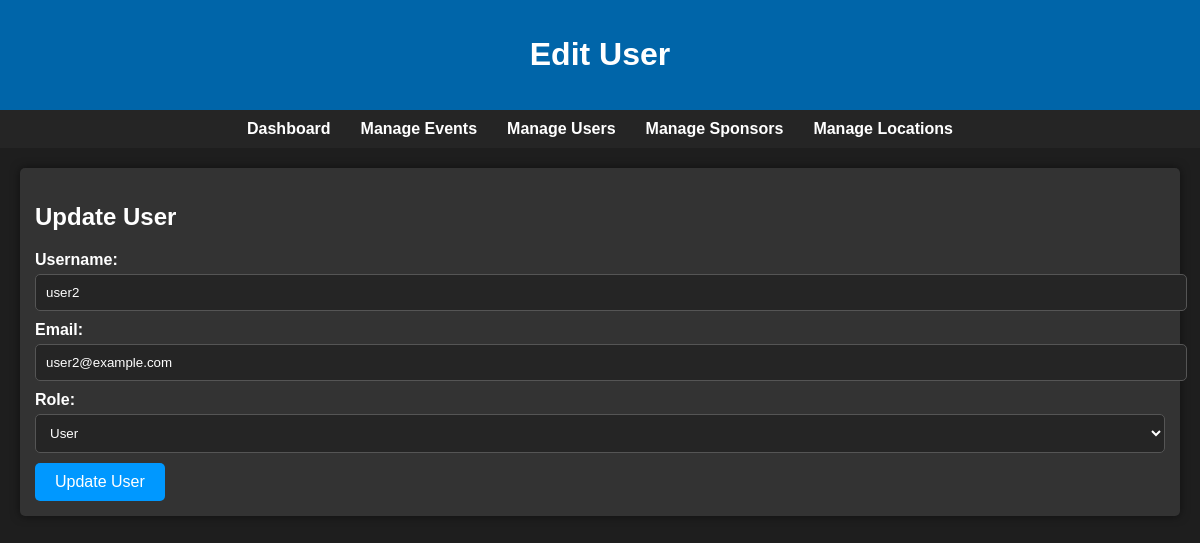
Screenshot of /admin/edit_user.php?id=8 (signed in) with the database file from the repository.
### tables this page shows
CREATE TABLE `users` (
  `user_id` int(11) NOT NULL,
  `username` varchar(50) NOT NULL,
  `password` varchar(255) DEFAULT NULL,
  `email` varchar(100) NOT NULL,
  `user_type` varchar(10) DEFAULT NULL,
  `created_at` timestamp NOT NULL DEFAULT CURRENT_TIMESTAMP
);

### admin/edit_user.php (the view, shortened to what this page needs)
<?php
include '../config/db_connect.php';
$user = [
    'user_id' => '',
    'username' => '',
    'email' => '',
    'user_type' => ''
];
if (isset($_GET['id'])) {
    $user_id = $_GET['id'];
    $stmt = $conn->prepare("SELECT * FROM Users WHERE user_id = ?");
    $stmt->bind_param("i", $user_id);
    $stmt->execute();
    $result = $stmt->get_result();
    if ($result->num_rows > 0) {
        $user = $result->fetch_assoc();
    } else {
        echo "No user found with the provided ID.";
        exit;
    }
} else {
    echo "User ID not provided.";
    exit;
}
?>
<!DOCTYPE html>
<html lang="en">
<head>
    <link rel="stylesheet" href="../assets/css/style.css">
</head>
<body>
    <header>
        <h1>Edit User</h1>
    </header>
    <nav>
        <a href="/admin/admin.php">Dashboard</a>
        <a href="/admin/admin_events.php">Manage Events</a>
        <a href="/admin/admin_users.php">Manage Users</a>
        <a href="/admin/admin_sponsors.php">Manage Sponsors</a>
        <a href="/admin/admin_locations.php">Manage Locations</a>
    </nav>
    <div class="container">
        <div class="section">
            <h2>Update User</h2>
            <form action="edit_user.php?id=<?php echo $user['user_id']; ?>" method="POST">
                <label for="username">Username:</label>
                <input type="text" id="username" name="username" value="<?php echo htmlspecialchars($user['username']); ?>" required>
                <label for="email">Email:</label>
                <input type="email" id="email" name="email" value="<?php echo htmlspecialchars($user['email']); ?>" required>
                <label for="user_type">Role:</label>
                <select id="user_type" name="user_type" required>
                    <option value="User" <?php if ($user['user_type'] == 'User') echo 'selected'; ?>>User</option>
                </select>
                <button type="submit">Update User</button>
            </form>
        </div>
    </div>
</body>
</html>

### assets/css/style.css (style rules this page uses)
body { font-family: Arial, sans-serif; margin: 0; padding: 0; background-color: #1e1e1e; color: #ffffff; }
header { background-color: #0065a9; color: #ffffff; padding: 15px; text-align: center; }
nav { display: flex; justify-content: center; background-color: #252525; padding: 10px; }
nav a { color: #ffffff; margin: 0 15px; text-decoration: none; font-weight: bold; }
.container { padding: 20px; }
.section { margin-bottom: 30px; background-color: #333333; padding: 15px; border-radius: 5px; box-shadow: 0 0 10px rgba(0, 0, 0, 0.5); }
h1 { color: #ffffff; }
h2 { color: #ffffff; }
label { font-weight: bold; color: #ffffff; }
input, select, textarea { width: 100%; padding: 10px; margin: 5px 0 10px; border-radius: 5px; border: 1px solid #555555; background-color: #252525; color: #ffffff; }
button { background-color: #0098ff; color: #ffffff; padding: 10px 20px; border: none; border-radius: 5px; cursor: pointer; font-size: 16px; transition: background-color 0.3s; }
@media (min-width: 768px) { .container { flex-direction: row; align-items: flex-start; } }
a { color: #0098ff; text-decoration: none; }

### rows the page displays
users: username "user2", email "user2@example.com", user_type "User"
